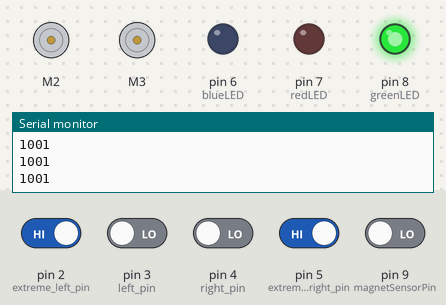
The sketch below on a simulated Arduino Uno, built with avr-gcc and run on an emulated ATmega328P. Shown: 2 × DC motor (green arrow = forward, orange = backward, longer = faster), output pins drawn as LEDs (lit = HIGH), the last lines printed to the serial monitor. Dashed ring = blinking. The test bench sets the inputs (shaded band); at power-on: pin 2 (extreme_left_pin), pin 5 (extreme_right_pin) HIGH, pin 3 (left_pin), pin 4 (right_pin), pin 9 (magnetSensorPin) LOW.

Above: at 1.2 s.
1.3 s: pin 9 (magnetSensorPin) driven HIGH
At 2.2 s:
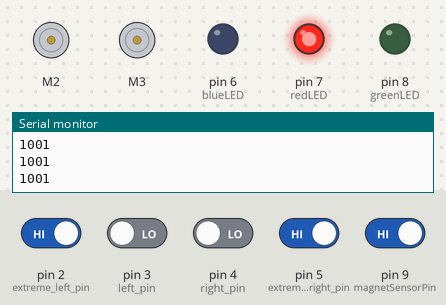
2.8 s: pin 9 (magnetSensorPin) driven LOW
At 3.6 s:
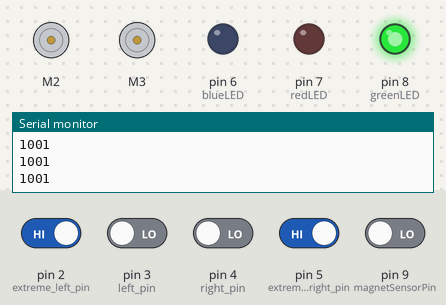
4.3 s: pin 2 (extreme_left_pin) driven LOW and pin 3 (left_pin) driven HIGH and pin 4 (right_pin) driven HIGH and pin 5 (extreme_right_pin) driven LOW and pin 9 (magnetSensorPin) driven HIGH
At 4.59 s:
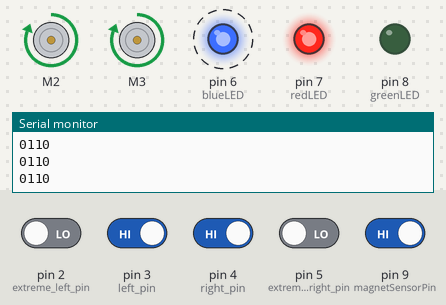
7.3 s: pin 9 (magnetSensorPin) driven LOW
At 7.6 s:
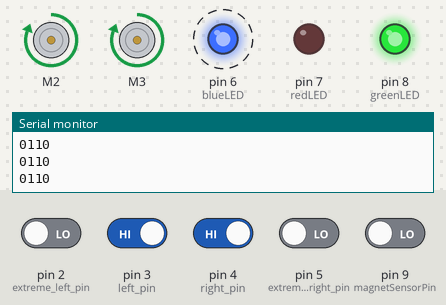
10.3 s: pin 2 (extreme_left_pin) driven HIGH
At 11.6 s:
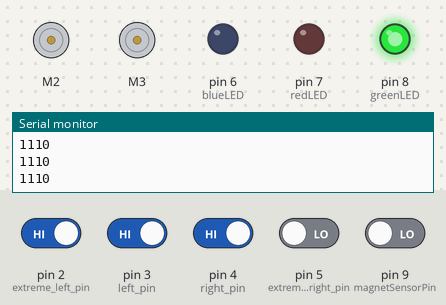
Timing chart, 0 to 12.8 s (numbered marks = the images above; inputs shaded):
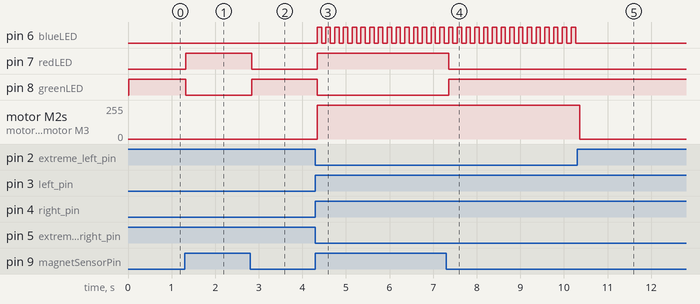

Measured:
- after the input at 1.3 s, pin 7 (redLED): LOW → HIGH at once; pin 8 (greenLED): HIGH → LOW at once
- after the input at 2.8 s, pin 7 (redLED): HIGH → LOW at once; pin 8 (greenLED): LOW → HIGH at once
- after the input at 4.3 s, pin 6 (blueLED): alternates HIGH for 0.10 s and LOW for 0.10 s, starting at once; pin 7 (redLED): LOW → HIGH at once; pin 8 (greenLED): HIGH → LOW at once; motor M2, motor M3: stopped → forward 255/255 at once
- after the input at 7.3 s, pin 7 (redLED): HIGH → LOW after 0.05 s; pin 8 (greenLED): LOW → HIGH after 0.05 s
- after the input at 10.3 s, pin 6 (blueLED): stops changing and stays LOW; motor M2, motor M3: forward 255/255 → stopped after 0.07 s

The sketch:

line_following_w_leds.ino
```cpp
#include <Adafruit_MotorShield.h>

// Create the motor shield object with the default I2C address
Adafruit_MotorShield AFMS = Adafruit_MotorShield();

// Select which 'port' M1, M2, M3 or M4. In this case, M2 and M3
Adafruit_DCMotor *myMotor = AFMS.getMotor(2);
Adafruit_DCMotor *myMotor2 = AFMS.getMotor(3);

// Define LED pins
const int blueLED = 6;
const int redLED = 7;
const int greenLED = 8;

// Define sensor pins
const int extreme_left_pin = 2;
const int left_pin = 3;
const int right_pin = 4;
const int extreme_right_pin = 5;
const int magnetSensorPin = 9;  // Assuming magnet sensor is on pin 9

// Timing variables for flashing
unsigned long previousMillis = 0;
const long interval = 100; // 5Hz blinking (100ms on/off)

void setup() {
  Serial.begin(9600);
  Serial.println("Adafruit Motorshield v2 - DC Motor test with LED control!");

  if (!AFMS.begin()) {
    Serial.println("Could not find Motor Shield. Check wiring.");
    while (1);
  }
  Serial.println("Motor Shield found.");

  // Set the speed to start, from 0 (off) to 255 (max speed)
  myMotor->setSpeed(255);
  myMotor2->setSpeed(255);

  // turn off motors
  myMotor->run(RELEASE);
  myMotor2->run(RELEASE);

  // Set up pin modes
  pinMode(extreme_left_pin, INPUT);
  pinMode(left_pin, INPUT);
  pinMode(right_pin, INPUT);
  pinMode(extreme_right_pin, INPUT);
  pinMode(magnetSensorPin, INPUT);

  // Set up LED pins
  pinMode(blueLED, OUTPUT);
  pinMode(redLED, OUTPUT);
  pinMode(greenLED, OUTPUT);
}

void loop() {
  int extreme_left = digitalRead(extreme_left_pin);
  int left = digitalRead(left_pin);
  int right = digitalRead(right_pin);
  int extreme_right = digitalRead(extreme_right_pin);

  Serial.print(extreme_left);
  Serial.print(left);
  Serial.print(right);
  Serial.println(extreme_right);

  if (extreme_left == 0 && extreme_right == 0 && left == 1 && right == 1) {
    myMotor->run(FORWARD);
    myMotor2->run(FORWARD);
    flashBlueLED(); // Flash blue LED when moving
  } else {
    myMotor->run(RELEASE);
    myMotor2->run(RELEASE);
    digitalWrite(blueLED, LOW); // Turn off blue LED when stopped
  }

  // Check magnet sensor and control red/green LEDs
  if (digitalRead(magnetSensorPin) == HIGH) {
    digitalWrite(redLED, HIGH);
    digitalWrite(greenLED, LOW);
  } else {
    digitalWrite(redLED, LOW);
    digitalWrite(greenLED, HIGH);
  }

  delay(100);
}

void flashBlueLED() {
  unsigned long currentMillis = millis();
  if (currentMillis - previousMillis >= interval) {
    previousMillis = currentMillis;
    digitalWrite(blueLED, !digitalRead(blueLED));
  }
}
```
